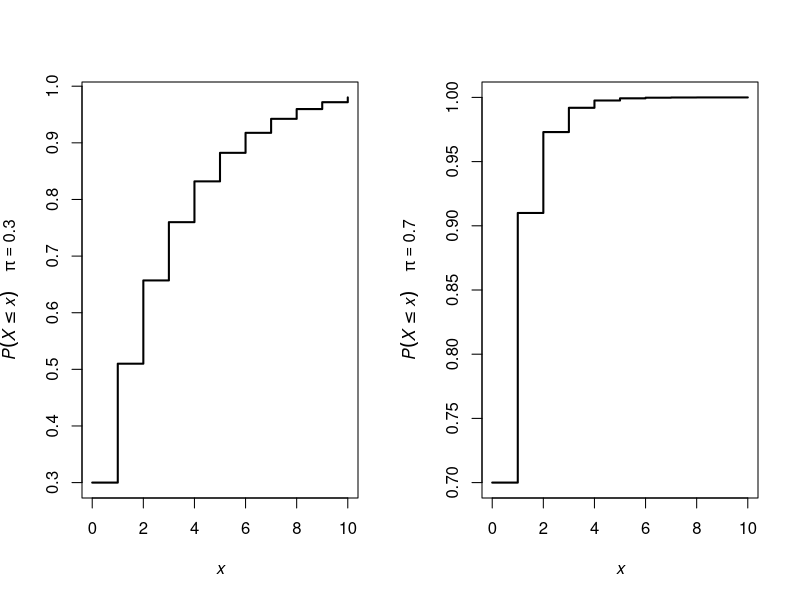

Source code (R):
PI <- c(0.3, 0.7) ; x <- 0 : 10
xl <- expression(italic(x))
par(mfrow = c(1, 2))
for(i in 1:2){
  distr <- pgeom(x, PI[i])
  yl <- bquote(italic(P(X<=x)~~~~~pi) == .(PI[i]))
  plot(x, distr, type = 's', lwd = 2,
    xlab = xl, ylab = yl)
}